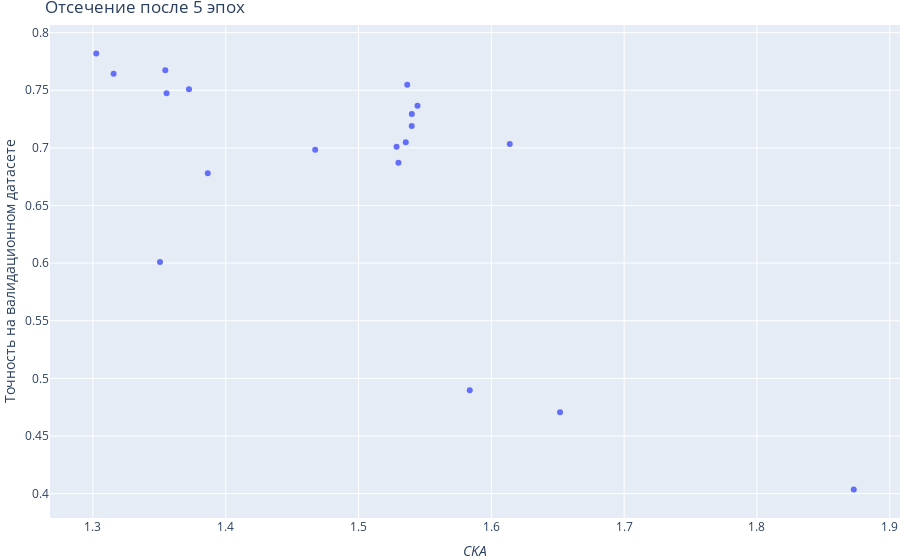

Notebook cell for this chart:
### Code cell
plot_data = np.array([(series[len(series) // 2], series[-1]) for series in data])
fig = px.scatter(x=plot_data[:, 0], y=plot_data[:, 1], title=f'Отсечение после {k + 1} эпох', labels={'x': '<i>CKA</i>', 'y': 'Точность на валидационном датасете'})
fig.update_layout(
    margin=dict(l=0, r=0, t=25, b=0),
)

### Figure 1 — Plotly figure (JSON) as saved in the notebook; plotly's stock layout.template omitted (floating-point values rounded to 4 significant figures)
{"data": [{"hovertemplate": "<i>CKA</i>=%{x}<br>Точность на валидационном датасете=%{y}<extra></extra>", "legendgroup": "", "marker": {"color": "#636efa", "symbol": "circle"}, "mode": "markers", "name": "", "orientation": "v", "showlegend": false, "type": "scatter", "x": [1.652, 1.54, 1.54, 1.873, 1.584, 1.355, 1.536, 1.351, 1.614, 1.529, 1.53, 1.537, 1.355, 1.372, 1.544, 1.303, 1.316, 1.386, 1.467], "xaxis": "x", "y": [0.4706, 0.7191, 0.7295, 0.4035, 0.4897, 0.7474, 0.705, 0.6009, 0.7033, 0.7011, 0.6871, 0.7547, 0.7673, 0.7508, 0.7365, 0.782, 0.7643, 0.678, 0.6985], "yaxis": "y"}], "layout": {"autosize": true, "legend": {"tracegroupgap": 0}, "margin": {"b": 0, "l": 0, "r": 0, "t": 25}, "title": {"text": "Отсечение после 5 эпох"}, "xaxis": {"anchor": "y", "autorange": true, "domain": [0, 1], "range": [1.268, 1.907], "title": {"text": "<i>CKA</i>"}, "type": "linear"}, "yaxis": {"anchor": "x", "autorange": true, "domain": [0, 1], "range": [0.3763, 0.8092], "title": {"text": "Точность на валидационном датасете"}, "type": "linear"}}}
